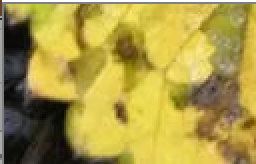
#> input picture 图像处理/tupian/clean.png, 128 x 82 px, found by its file name (shown 2 times larger)
$ python zhifangtu.py
#> lines starting #> are read from the running program, lines starting #| are printed output that depends on the picture
import cv2
import numpy as np
import matplotlib.pyplot as plt

#颜色直方图
def calcAndDrawHist(image, color):
    hist = cv2.calcHist([image], [0], None, [256], [0.0, 255.0])
    minVal, maxVal, minLoc, maxLoc = cv2.minMaxLoc(hist)
    histImg = np.zeros([256, 256, 3], np.uint8)
    hpt = int(0.9 * 256);

    for h in range(256):
        intensity = int(hist[h] * hpt / maxVal)
        cv2.line(histImg, (h, 256), (h, 256 - intensity), color)
    return histImg


if __name__ == '__main__':
    original_img = cv2.imread("F:\\pythoncode\\lianxi\\tupian\\clean.png")
#> original_img is the input picture: shape (82, 128, 3); mean B, G, R 70.6, 153.7, 171.2
    img = cv2.resize(original_img, None, fx=0.6, fy=0.6, interpolation=cv2.INTER_CUBIC)
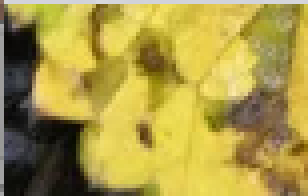
#> img: shape (49, 77, 3) (shown 4 times larger); mean B, G, R 70.7, 154.2, 171.7
    b, g, r = cv2.split(img)
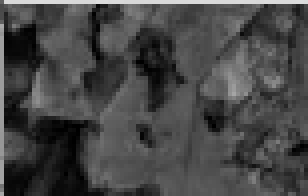
#> b: shape (49, 77) (shown 4 times larger); min 0, max 222, mean 70.7
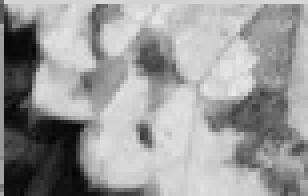
#> g: shape (49, 77) (shown 4 times larger); min 5, max 233, mean 154.2
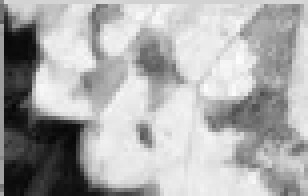
#> r: shape (49, 77) (shown 4 times larger); min 7, max 253, mean 171.7

    histImgB = calcAndDrawHist(b, [255, 0, 0])
#> in calcAndDrawHist, `hist = cv2.calcHist([image], [0], None, [256], [0.0, 255.0])`: hist = 256 values, max 88 at index 84, min 0 at index 129, mean 14.74
#> in calcAndDrawHist, `minVal, maxVal, minLoc, maxLoc = cv2.minMaxLoc(hist)`: minVal = 0; maxVal = 88; minLoc = (0, 129); maxLoc = (0, 84)
#> the loop in calcAndDrawHist, `for h in range(256):` made 256 passes
#> intensity on passes 1 to 3: 31, 15, 26
#> after the loop in calcAndDrawHist, `for h in range(256):`:
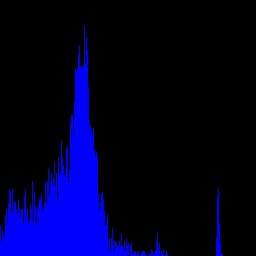
#> histImg: shape (256, 256, 3); mean of channels 0, 1, 2 38.1, 0, 0; drawn as B, G, R
    histImgG = calcAndDrawHist(g, [0, 255, 0])
#> in calcAndDrawHist (call 2), `hist = cv2.calcHist([image], [0], None, [256], [0.0, 255.0])`: hist = 256 values, max 102 at index 211, min 0 at index 0, mean 14.74
#> in calcAndDrawHist (call 2), `minVal, maxVal, minLoc, maxLoc = cv2.minMaxLoc(hist)`: maxVal = 102; minLoc = (0, 0); maxLoc = (0, 211)
#> the loop in calcAndDrawHist (call 2), `for h in range(256):` made 256 passes
#> intensity on passes 1 to 3: 0, 0, 0
#> after the loop in calcAndDrawHist (call 2), `for h in range(256):`:
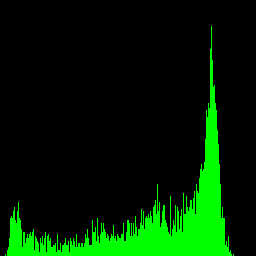
#> histImg: shape (256, 256, 3); mean of channels 0, 1, 2 0, 32.7, 0; drawn as B, G, R
    histImgR = calcAndDrawHist(r, [0, 0, 255])
#> in calcAndDrawHist (call 3), `hist = cv2.calcHist([image], [0], None, [256], [0.0, 255.0])`: hist = 256 values, max 97 at index 234, min 0 at index 0, mean 14.74
#> in calcAndDrawHist (call 3), `minVal, maxVal, minLoc, maxLoc = cv2.minMaxLoc(hist)`: maxVal = 97; maxLoc = (0, 234)
#> the loop in calcAndDrawHist (call 3), `for h in range(256):` made 256 passes
#> after the loop in calcAndDrawHist (call 3), `for h in range(256):`:
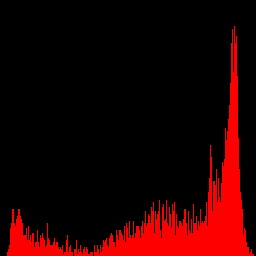
#> histImg: shape (256, 256, 3); mean of channels 0, 1, 2 0, 0, 34.3; drawn as B, G, R

    import os
    output_dir = 'output'  # 设置输出文件夹，若不存在则创建
    if not os.path.exists(output_dir):
        os.mkdir(output_dir)

    cv2.imshow("histImgB", histImgB)
    cv2.imshow("histImgG", histImgG)
    cv2.imshow("histImgR", histImgR)
    cv2.imshow("Img", img)
    cv2.waitKey(0)
    cv2.destroyAllWindows()

$ run again, with 图像处理/tupian/junheng.png copied over 图像处理/tupian/clean.png
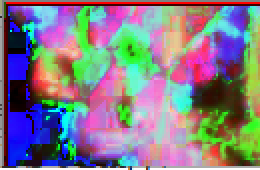
#> input picture 图像处理/tupian/junheng.png, 130 x 85 px, found by its file name (shown 2 times larger)
#> original_img is the input picture: shape (85, 130, 3); mean B, G, R 136.5, 123.7, 130.3
#> hist = 256 values, max 426 at index 205, min 0 at index 255, mean 15.4
#> minVal = 0; maxVal = 426; minLoc = (0, 255); maxLoc = (0, 205)
#> the loop in calcAndDrawHist, `for h in range(256):` made 256 passes
#> intensity on passes 1 to 3: 107, 3, 7
#> hist = 256 values, max 195 at index 0, min 0 at index 255, mean 15.45
#> maxVal = 195; maxLoc = (0, 0)
#> the loop in calcAndDrawHist (call 2), `for h in range(256):` made 256 passes
#> intensity on passes 1 to 3: 230, 18, 18
#> after the loop in calcAndDrawHist (call 2), `for h in range(256):`:
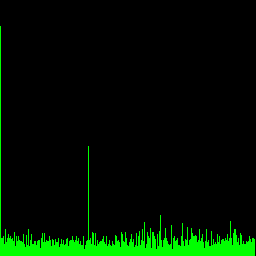
#> histImg: shape (256, 256, 3); mean of channels 0, 1, 2 0, 17.6, 0; drawn as B, G, R
#> hist = 256 values, max 90 at index 61, min 0 at index 255, mean 15.51
#> maxVal = 90; maxLoc = (0, 61)
#> the loop in calcAndDrawHist (call 3), `for h in range(256):` made 256 passes
#> intensity on passes 1 to 3: 17, 15, 23
#> after the loop in calcAndDrawHist (call 3), `for h in range(256):`:
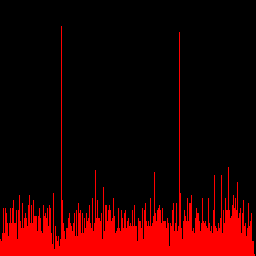
#> histImg: shape (256, 256, 3); mean of channels 0, 1, 2 0, 0, 39.1; drawn as B, G, R

$ run again, with 图像处理/tupian/1.jpg saved as 图像处理/tupian/clean.png
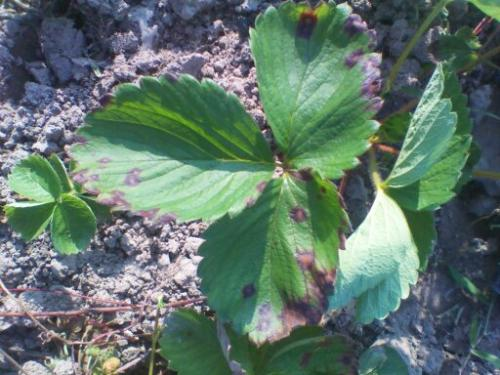
#> input picture 图像处理/tupian/1.jpg, 500 x 375 px, found by its file name
#> original_img is the input picture: shape (375, 500, 3); mean B, G, R 107.6, 117.9, 95.9
#> hist = 256 values, max 806 at index 68, min 0 at index 0, mean 263.6
#> minVal = 0; maxVal = 806; minLoc = (0, 0); maxLoc = (0, 68)
#> the loop in calcAndDrawHist, `for h in range(256):` made 256 passes
#> intensity on passes 1 to 3: 0, 0, 0
#> hist = 256 values, max 729 at index 92, min 0 at index 0, mean 263.2
#> maxVal = 729; maxLoc = (0, 92)
#> the loop in calcAndDrawHist (call 2), `for h in range(256):` made 256 passes
#> after the loop in calcAndDrawHist (call 2), `for h in range(256):`:
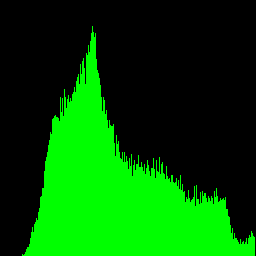
#> histImg: shape (256, 256, 3); mean of channels 0, 1, 2 0, 82.3, 0; drawn as B, G, R
#> hist = 256 values, max 1162 at index 48, min 0 at index 0, mean 263.6
#> maxVal = 1162; maxLoc = (0, 48)
#> the loop in calcAndDrawHist (call 3), `for h in range(256):` made 256 passes
#> after the loop in calcAndDrawHist (call 3), `for h in range(256):`:
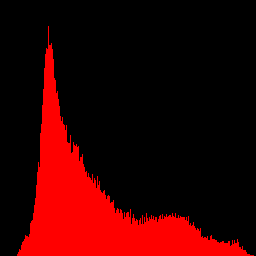
#> histImg: shape (256, 256, 3); mean of channels 0, 1, 2 0, 0, 51.5; drawn as B, G, R
